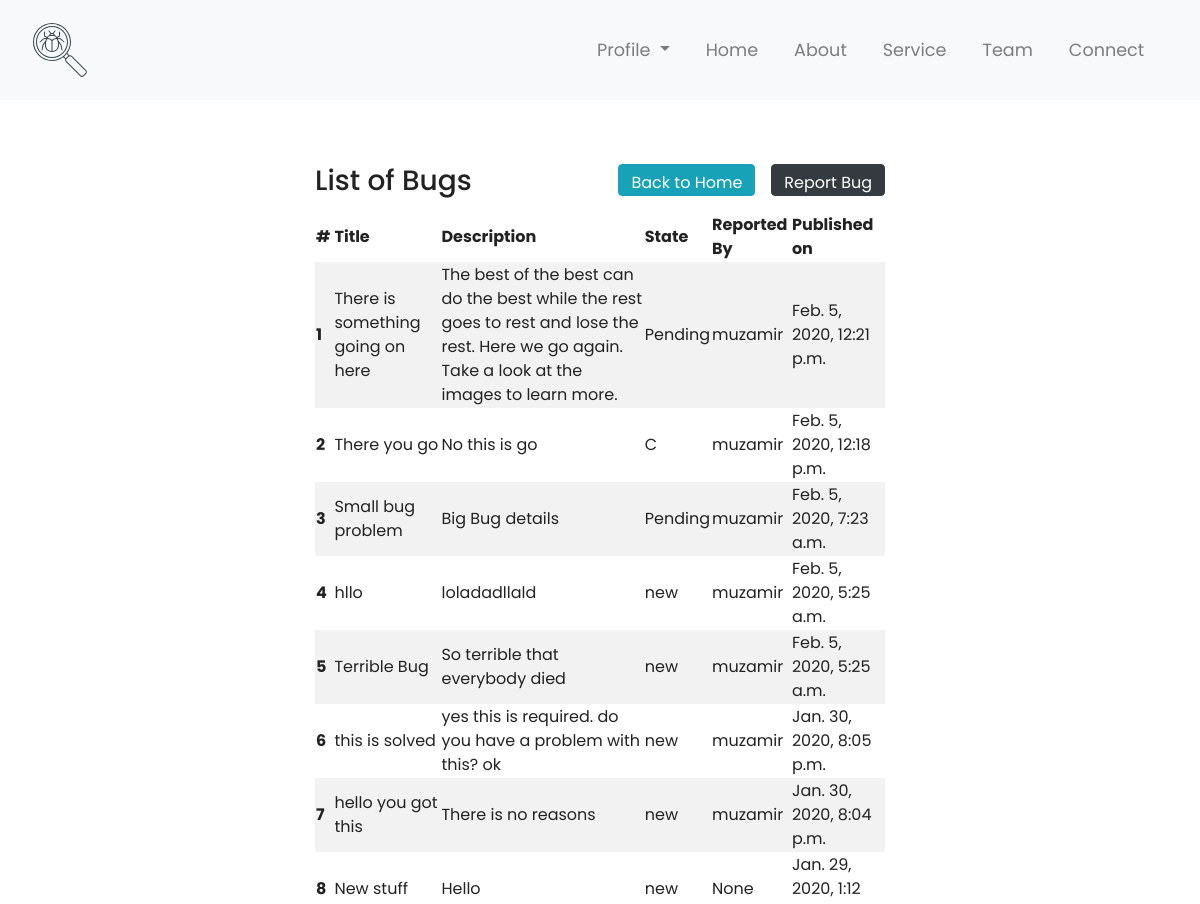
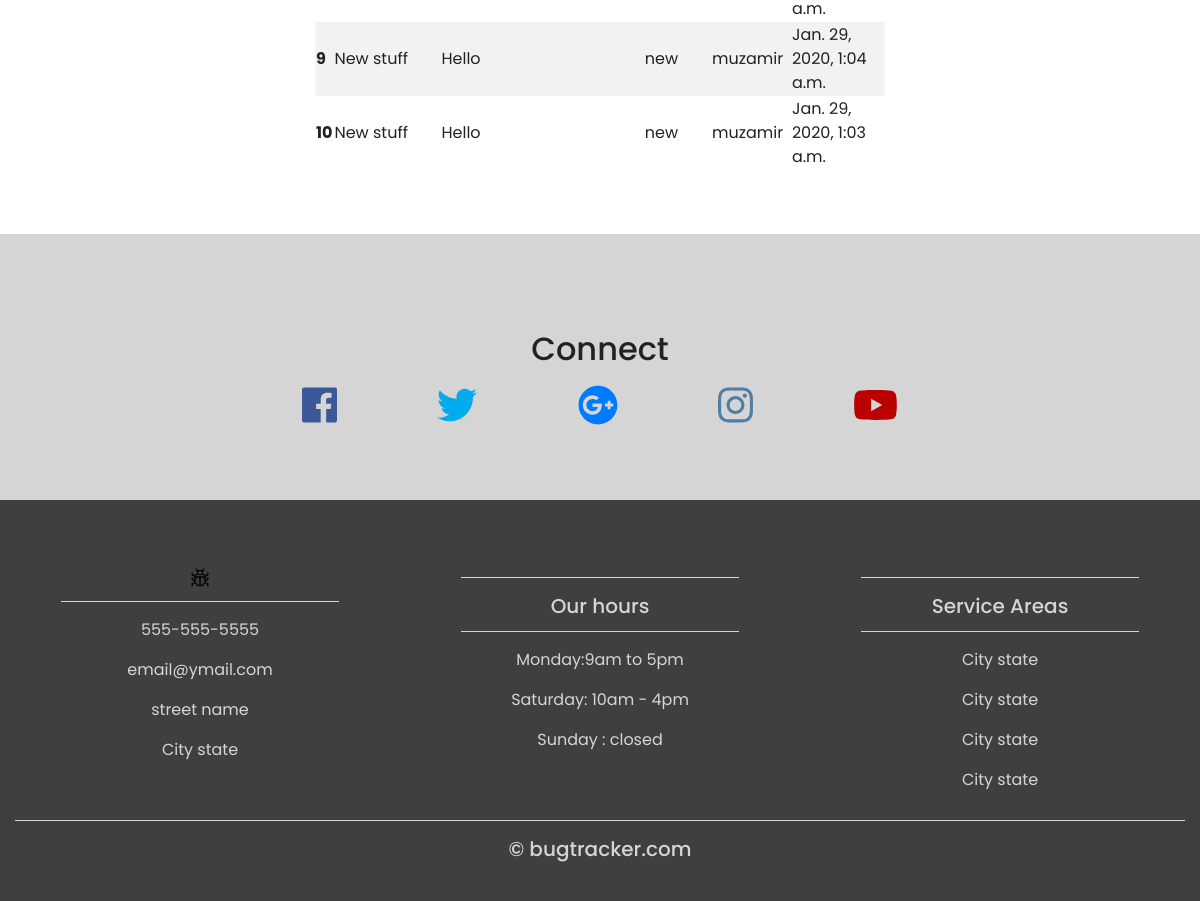
Screenshot of /bug/ (signed in) with the database file from the repository (2 pictures, top to bottom).
### bug/models.py (models this page shows, shortened)
class Bug(models.Model):
    bug_title = models.CharField(max_length=200)
    bug_description = models.TextField(max_length=1000)
    bug_status = models.CharField(max_length=50, default="Pending")
    pub_date = models.DateTimeField('date published', auto_now_add=True)
    reported_by = models.ForeignKey(get_user_model(),related_name="bugs", on_delete=models.CASCADE,null=True)

### users/models.py (models this page shows)
class CustomUser(AbstractUser):
    address = models.CharField(max_length=500, blank=True)
    postal = models.PositiveIntegerField(default=0,blank=True,validators=[MaxValueValidator(1000)])
    contact = PhoneNumberField(blank=True)
    def __str__(self):
        return self.username

### bug/views/index.py (the view)
# urls.py: path('',views.IndexView.as_view(), name='index'),
class IndexView(LoginRequiredMixin,generic.ListView):
    model= Bug
    template_name = 'bug/index.html'
    context_object_name = 'latest_bug_list'
    def get_queryset(self):
        return Bug.objects.filter(pub_date__lte=timezone.now()).order_by('-pub_date')[:10]

### bug/templates/bug/index.html (shortened to what this page needs)
{% extends 'base.html' %}
{% load static %}
{% block content %}
<link href="{% static '/bug/styles/main.css' %}" rel="stylesheet">
<div class="container-fluid padding">
  <div class="row padding">
    <div class="col-md-3"></div>
    <div class="col-md-6 table-responsive">
      {% if latest_bug_list %}
          <div>
            <h3 style="float:left">List of Bugs</h3>
            <a href="{% url 'bug:bug-form' %}" class="btn btn-dark" role="button" style="float:right">Report Bug</a>
            <a href="{% url 'home' %}" class="btn btn-info" role="button" style="float:right; margin-right:1rem">Back to Home</a>
          </div>
          <table class="bug-table table-striped table-hover">
          <thead class="thead-dark">
            <tr>
              <th scope="col">#</th>
              <th scope="col">Title</th>
              <th scope="col">Description</th>
              <th scope="col">State</th>
              <th scope="col">Reported By</th>
              <th scope="col">Published on</th>
            </tr>
          </thead>
          <tbody>
            {% for bug in latest_bug_list %}
              <tr class="table-row" data-href="{% url 'bug:bug-detail' pk=bug.id %}">
              <th scope="row">{{forloop.counter}}</th>
              <td>{{ bug.bug_title }}</td>
              <td>{{ bug.bug_description }}</td>
              <td>{{ bug.bug_status }}</td>
              <td>{{bug.reported_by}}</td>
              <td>{{bug.pub_date}}</td>
              </tr>
            {% endfor %}
          </tbody>
        </table>
      {% endif %}
    </div>
    <div class="col-md-3"></div>
  </div>
</div>
{% endblock content %}

### static/styles/main.css (style rules this page uses)
html,body { height: 100%; width:100%; font-family: 'Poppins', sans-serif; color: #222 }
.btn { margin-bottom:1rem; padding-bottom: 0rem; }
.padding { padding-bottom: 2rem; }

### bug/static/bug/styles/main.css (style rules this page uses)
.bug-table { width:100%; padding-right: 0; }
.padding { padding-top: 2rem; }

### rows the page displays
Bug: bug_title "There is something going on here", bug_description "The best of the best can do the best while the rest goes to rest and lose the rest. Here we go again. Take a look at the images to learn more.", bug_status "Pending", reported_by "muzamir", pub_date "Feb. 5, 2020, 12:21 p.m."
Bug: bug_title "There you go", bug_description "No this is go", bug_status "C", reported_by "muzamir", pub_date "Feb. 5, 2020, 12:18 p.m."
Bug: bug_title "Small bug problem", bug_description "Big Bug details", bug_status "Pending", reported_by "muzamir", pub_date "Feb. 5, 2020, 7:23 a.m."
Bug: bug_title "hllo", bug_description "loladadllald", bug_status "new", reported_by "muzamir", pub_date "Feb. 5, 2020, 5:25 a.m."
Bug: bug_title "Terrible Bug", bug_description "So terrible that everybody died", bug_status "new", reported_by "muzamir", pub_date "Feb. 5, 2020, 5:25 a.m."
Bug: bug_title "this is solved", bug_description "yes this is required. do you have a problem with this? ok", bug_status "new", reported_by "muzamir", pub_date "Jan. 30, 2020, 8:05 p.m."
Bug: bug_title "hello you got this", bug_description "There is no reasons", bug_status "new", reported_by "muzamir", pub_date "Jan. 30, 2020, 8:04 p.m."
Bug: bug_title "New stuff", bug_description "Hello", bug_status "new", reported_by "None", pub_date "Jan. 29, 2020, 1:12 a.m."
Bug: bug_title "New stuff", bug_description "Hello", bug_status "new", reported_by "muzamir", pub_date "Jan. 29, 2020, 1:04 a.m."
Bug: bug_title "New stuff", bug_description "Hello", bug_status "new", reported_by "muzamir", pub_date "Jan. 29, 2020, 1:03 a.m."
